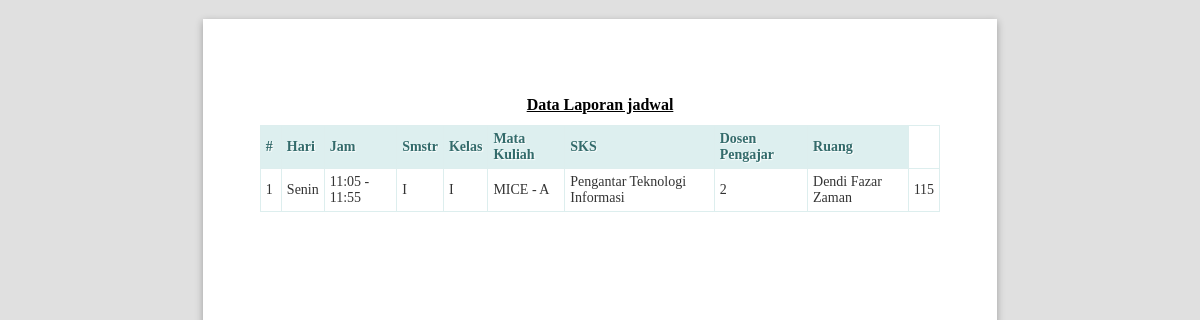
/public/jadwal/lihatlaporan (signed in), run on an earlier commit of the app's database.
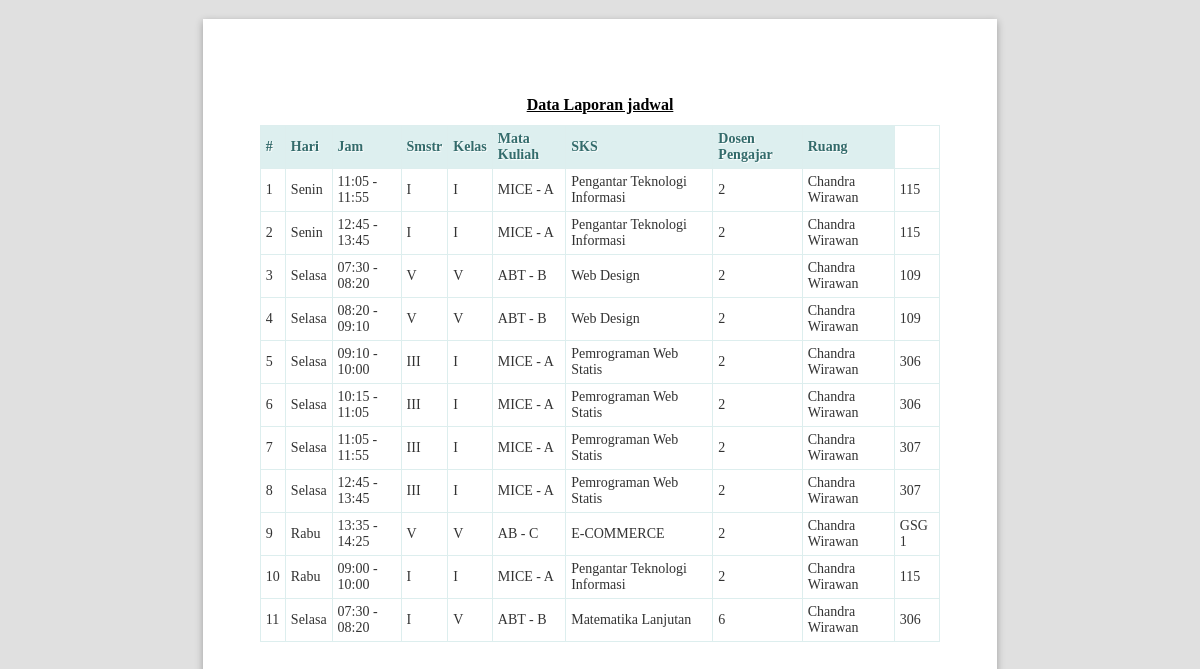
And on a later commit of the database.
### tables this page shows
CREATE TABLE `jadwal` (
  `jadwal_id` int(11) NOT NULL,
  `hari` varchar(10) NOT NULL,
  `jam_id` int(11) NOT NULL,
  `dosen_id` int(11) NOT NULL,
  `kelas_id` int(11) NOT NULL,
  `matakuliah_id` int(11) NOT NULL,
  `ruangan_id` int(11) NOT NULL
);

CREATE TABLE `jam_kuliah` (
  `jam_id` int(11) NOT NULL,
  `jamkuliah` varchar(55) NOT NULL
);

CREATE TABLE `matakuliah` (
  `matakuliah_id` int(11) NOT NULL,
  `nama_matakuliah` varchar(40) NOT NULL,
  `semester` varchar(10) NOT NULL,
  `sks` varchar(10) NOT NULL
);

CREATE TABLE `kelas` (
  `kelas_id` int(11) NOT NULL,
  `nama_kelas` varchar(40) NOT NULL,
  `prodi_id` int(11) NOT NULL,
  `semester` varchar(10) NOT NULL,
  `Tahun_akademik` varchar(10) NOT NULL
);

CREATE TABLE `prodi` (
  `prodi_id` int(11) NOT NULL,
  `nama_prodi` varchar(35) NOT NULL
);

CREATE TABLE `dosen` (
  `dosen_id` int(11) NOT NULL,
  `nama_dosen` varchar(55) NOT NULL,
  `alamat_dosen` varchar(80) NOT NULL,
  `tlp_dosen` varchar(14) NOT NULL,
  `pend_id` int(11) NOT NULL
);

CREATE TABLE `ruangan` (
  `ruangan_id` int(11) NOT NULL,
  `ruangan_nama` varchar(55) NOT NULL
);

### app/core/Controller.php (called while the page is built, shortened)
<?php
class Controller{
	public function view($view, $data = [])
	{
		require_once '../app/views/' . $view . '.php';
	}
	public function model($model)
	{
		return new $model;
	}
}

### app/controllers/Jadwal.php (called while the page is built, shortened)
<?php
class jadwal extends Controller {
	public function lihatlaporan()
	{
		$data['title'] = 'Data Laporan jadwal';
		$data['jadwal'] = $this->model('JadwalModel')->getAllJadwal();
		$data['kelas'] = $this->model('KelasModel')->getAllKelas();
		$this->view('jadwal/lihatlaporan', $data);
	}
}

### app/core/App.php (called while the page is built, shortened)
<?php
class App{
	protected $method = 'index';
	protected $params = [];
	public function __construct(){
		$url = $this->parseURL();
		if(file_exists('../app/controllers/' . $url[0] . '.php')){
			unset($url[0]);
		}
		$this->controller = new $this->controller;
		if(isset($url[1])){
			if(method_exists($this->controller, $url[1])){
				$this->method = $url[1];
			}
		}
		call_user_func_array([$this->controller, $this->method], $this->params);
	}
	public function parseURL(){
		if( isset($_GET['url'])){
			$url = rtrim($_GET['url'], '/');
			$url = filter_var($url, FILTER_SANITIZE_URL);
			$url = explode('/',$url);
			return $url;
		}
	}
}

### public/index.php (called while the page is built, shortened)
<?php
$app = new App;

### app/core/Database.php (called while the page is built, shortened)
<?php
class Database{
	private $host = DB_HOST;
	private $user = DB_USER;
	private $pass = DB_PASS;
	private $dbnm = DB_NAME;
	private $dbh;
	private $stmt;
	public function __construct()
	{
		$dsn = 'mysql:host='. $this->host .';dbname='. $this->dbnm;
		$option = [
			PDO::ATTR_PERSISTENT => true,
			PDO::ATTR_ERRMODE => PDO::ERRMODE_EXCEPTION
		];
		try{
			$this->dbh = new PDO($dsn,$this->user,$this->pass, $option);
		}catch(PDOException $e){
			die($e->getMessage());
		}
	}
	public function query($query)
	{
		$this->stmt = $this->dbh->prepare($query);
	}
	public function execute()
	{
		$this->stmt->execute();
	}
	public function resultSet()
	{
		$this->execute();
		return $this->stmt->fetchAll(PDO::FETCH_ASSOC);
	}
}

### app/models/JadwalModel.php (called while the page is built, shortened)
<?php
class JadwalModel {
	private $table = 'jadwal';
	private $db;
	public function __construct()
	{
		$this->db = new Database;
	}
	public function getAllJadwal()
	{
		$this->db->query("SELECT jadwal.*, jam_kuliah.*, dosen.*, kelas.*, matakuliah.*, ruangan.* FROM " . $this->table .
		" JOIN jam_kuliah ON jam_kuliah.jam_id = jadwal.jam_id
		JOIN dosen ON dosen.dosen_id = jadwal.dosen_id
		JOIN kelas ON kelas.kelas_id = jadwal.kelas_id
		JOIN matakuliah ON matakuliah.matakuliah_id = jadwal.matakuliah_id
		JOIN ruangan ON ruangan.ruangan_id = jadwal.ruangan_id");
		return $this->db->resultSet();
	}
}

### app/models/KelasModel.php (called while the page is built, shortened)
<?php
class KelasModel {
	private $table = 'kelas';
	private $db;
	public function __construct()
	{
		$this->db = new Database;
	}
	public function getAllKelas()
	{
		$this->db->query("SELECT kelas.*, prodi.nama_prodi FROM " . $this->table . " JOIN prodi ON prodi.prodi_id = kelas.prodi_id");
		return $this->db->resultSet();
	}
}

### app/views/jadwal/lihatlaporan.php (the view, shortened to what this page needs)
<!DOCTYPE html>
<html lang="en">
<head>
  <link rel="stylesheet" href="<?= base_url ?>/dist/js/normalize.min.css">
  <link rel="stylesheet" href="<?= base_url ?>/dist/css/paper.css">
</head>
<body class="A4 potrait">
  <section class="sheet padding-15mm">
      <h1 class="center" style="text-decoration: underline;margin-top: 20px;"><?= $data['title'] ?></h1>
      <table class="table">
      <thead>
                    <tr>
                      <th style="width: 10px">#</th>
                      <th>Hari</th>
                      <th>Jam</th>
                      <th>Smstr</th>
                      <th>Kelas</th>
                      <th>Mata Kuliah</th>
                      <th>SKS</th>
                      <th>Dosen Pengajar</th>
                      <th>Ruang</th>
                    </tr>
                  </thead>
                  <tbody>
                  <?php $no=1; ?>
                    <?php foreach ($data['jadwal'] as $row) :?>
                    <tr>
                      <td><?= $no; ?></td>
                      <td><?= $row['hari'];?></td>
                      <td><?= $row['jamkuliah'];?></td>
                      <td><?= $row['semester'];?></td>
                      <td><?php foreach ($data['kelas'] as $row1) :?><?php if($row['kelas_id'] == $row1['kelas_id']) { echo $row1['semester'];}?><?php endforeach; ?></td>
                      <td><?php foreach ($data['kelas'] as $row1) :?><?php if($row['kelas_id'] == $row1['kelas_id']) { echo $row1['nama_prodi'];}?> <?php endforeach; ?> - <?= $row['nama_kelas'];?></td>
                      <td><?= $row['nama_matakuliah'];?></td>
                      <td><?= $row['sks'];?></td>
                      <td><?= $row['nama_dosen'];?></td>
                      <td><?= $row['ruangan_nama'];?></td>
                    </tr>
                    <?php $no++; endforeach; ?>
                  </tbody>
                </table>
  </section>
</body>
</html>

What changed in the data, as far as the page shows it:
changed through a linked row, jadwal (number 1 of 11 on the later page): dosen.nama_dosen "Dendi Fazar Zaman" → "Chandra Wirawan"
added jadwal: hari "Senin", jam.jamkuliah "12:45 - 13:45", matakuliah.semester "I", kelas.nama_kelas "A", matakuliah.nama_matakuliah "Pengantar Teknologi Informasi", matakuliah.sks "2", dosen.nama_dosen "Chandra Wirawan", ruangan.ruangan_nama "115", kelas (semester "I", prodi.nama_prodi "MICE")
added jadwal: hari "Selasa", jam.jamkuliah "07:30 - 08:20", matakuliah.semester "V", kelas.nama_kelas "B", matakuliah.nama_matakuliah "Web Design", matakuliah.sks "2", dosen.nama_dosen "Chandra Wirawan", ruangan.ruangan_nama "109"
added kelas: semester "V", prodi.nama_prodi "ABT"
added jadwal: hari "Selasa", jam.jamkuliah "08:20 - 09:10", matakuliah.semester "V", kelas.nama_kelas "B", matakuliah.nama_matakuliah "Web Design", matakuliah.sks "2", dosen.nama_dosen "Chandra Wirawan", ruangan.ruangan_nama "109"
added jadwal: hari "Selasa", jam.jamkuliah "09:10 - 10:00", matakuliah.semester "III", kelas.nama_kelas "A", matakuliah.nama_matakuliah "Pemrograman Web Statis", matakuliah.sks "2", dosen.nama_dosen "Chandra Wirawan", ruangan.ruangan_nama "306", kelas (semester "I", prodi.nama_prodi "MICE")
added jadwal: hari "Selasa", jam.jamkuliah "10:15 - 11:05", matakuliah.semester "III", kelas.nama_kelas "A", matakuliah.nama_matakuliah "Pemrograman Web Statis", matakuliah.sks "2", dosen.nama_dosen "Chandra Wirawan", ruangan.ruangan_nama "306", kelas (semester "I", prodi.nama_prodi "MICE")
added jadwal: hari "Selasa", jam.jamkuliah "11:05 - 11:55", matakuliah.semester "III", kelas.nama_kelas "A", matakuliah.nama_matakuliah "Pemrograman Web Statis", matakuliah.sks "2", dosen.nama_dosen "Chandra Wirawan", ruangan.ruangan_nama "307", kelas (semester "I", prodi.nama_prodi "MICE")
added jadwal: hari "Selasa", jam.jamkuliah "12:45 - 13:45", matakuliah.semester "III", kelas.nama_kelas "A", matakuliah.nama_matakuliah "Pemrograman Web Statis", matakuliah.sks "2", dosen.nama_dosen "Chandra Wirawan", ruangan.ruangan_nama "307", kelas (semester "I", prodi.nama_prodi "MICE")
added jadwal: hari "Rabu", jam.jamkuliah "13:35 - 14:25", matakuliah.semester "V", kelas.nama_kelas "C", matakuliah.nama_matakuliah "E-COMMERCE", matakuliah.sks "2", dosen.nama_dosen "Chandra Wirawan", ruangan.ruangan_nama "GSG 1"
added kelas: semester "V", prodi.nama_prodi "AB"
added jadwal: hari "Rabu", jam.jamkuliah "09:00 - 10:00", matakuliah.semester "I", kelas.nama_kelas "A", matakuliah.nama_matakuliah "Pengantar Teknologi Informasi", matakuliah.sks "2", dosen.nama_dosen "Chandra Wirawan", ruangan.ruangan_nama "115", kelas (semester "I", prodi.nama_prodi "MICE")
added jadwal: hari "Selasa", jam.jamkuliah "07:30 - 08:20", matakuliah.semester "I", kelas.nama_kelas "B", matakuliah.nama_matakuliah "Matematika Lanjutan", matakuliah.sks "6", dosen.nama_dosen "Chandra Wirawan", ruangan.ruangan_nama "306"
